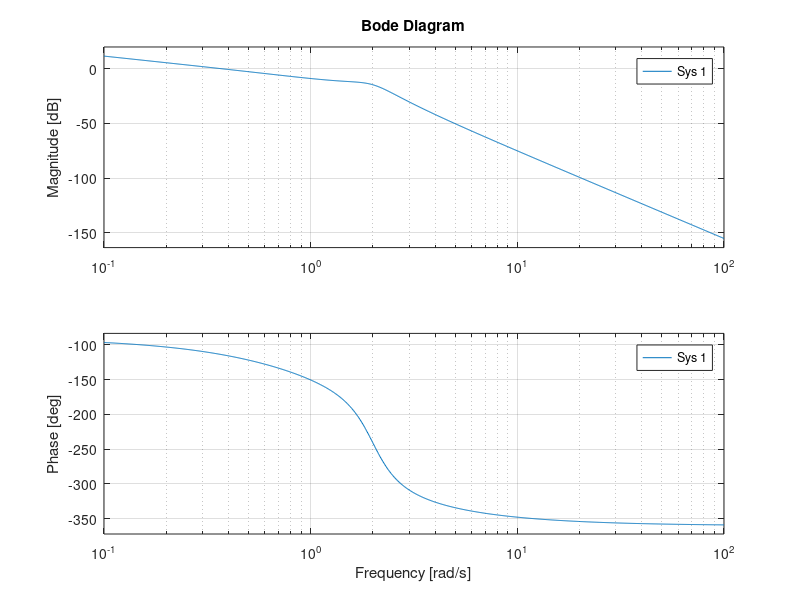
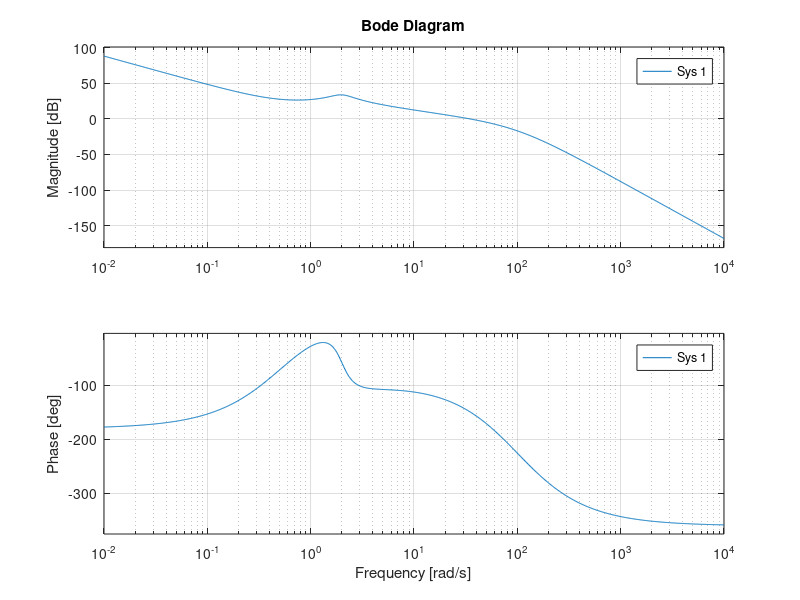
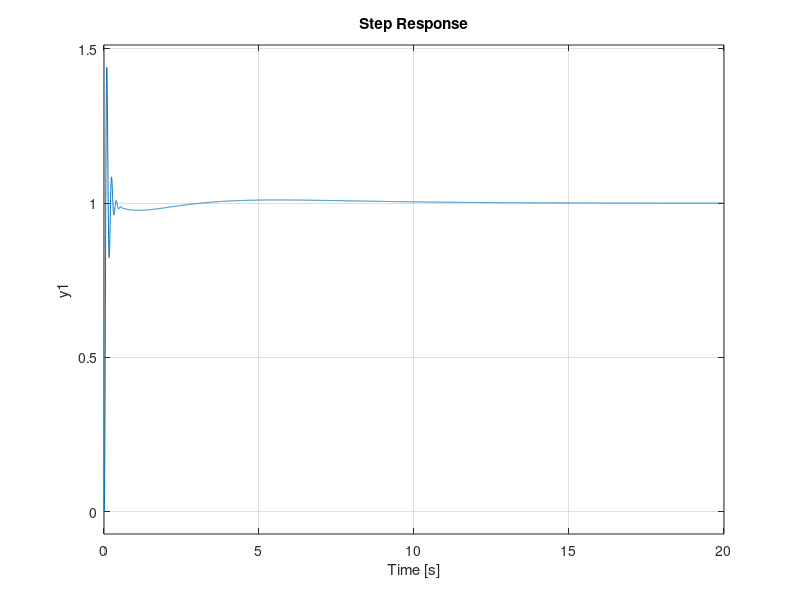

The MATLAB source for these figures, in order: (Note: this script raises an error after producing the figures.)
s = tf('s');
G = 1/(s^2 * (s^2 + s + 4));
omega_g = 2;
damp = 1/4;

% sisotool(G);
C_1 = 1.7 * s; % design 1
C_2 = 1.7 * s * (1 + 0.34 * s + 0.42 * s^2); % design 2: too much noise
C_3 = 1.7 * s/(1 + 1.2 * s);
C_4 = 1.54 * s/(1 + 0.9 * s); % design 3
C_5 = 10 * (s/(s/100 + 1) + 1) * (s/0.5 + 1)^2/(s/100 + 1)^2;
figure;
bode(C_4 *  G);

%% Design 3 
H = G * C_5/(1 + G * C_5);
figure;
bode(C_5 * G)
% figure;
% bode(C_4 * G)
figure;
step(H);
stepinfo(H)

